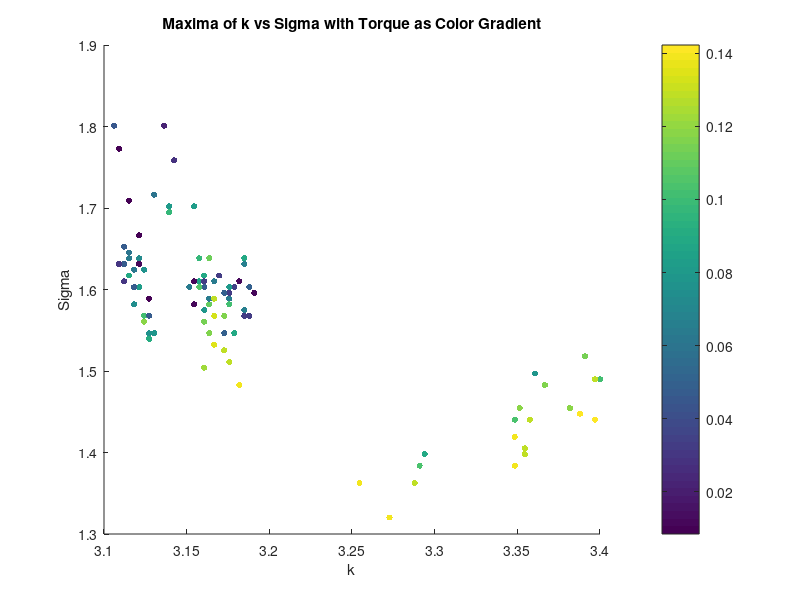

Source code (MATLAB): (Note: this script raises an error after producing the figure.)
clear all;
close all;


%% Torque Analysis
load('maxima_data.mat');
scatter(maxima_k, maxima_sigma, 20, torque_values, 'filled');
xlabel('k');
ylabel('Sigma');
title('Maxima of k vs Sigma with Torque as Color Gradient');
%Lable the colorbar as Torque
cbar = colorbar;
cbar.Label.String = 'Torque';
cbar.Label.FontSize = 14;
cbar.FontSize = 14;
caxis([min(torque_values) max(torque_values)]);

grid on;
% K means clustering of torque into 10 clusters, taking mean of each cluster k, sigma and corr too
[cluster_idx, cluster_centers] = kmeans(torque_values', 10);
% Take the mean of each cluster
torque_means = zeros(10, 1);
sigma_means = zeros(10, 1);
sigma_stds = zeros(10, 1);
k_means = zeros(10, 1);
corr_means = zeros(10, 1);
for i = 1:10
    torque_means(i) = mean(torque_values(cluster_idx == i));
    sigma_means(i) = mean(maxima_sigma(cluster_idx == i));
    k_means(i) = mean(maxima_k(cluster_idx == i));
    corr_means(i) = mean(maxima_corr(cluster_idx == i));
    sigma_stds(i) = std(maxima_sigma(cluster_idx == i));
end
% Plot the clusters
figure;
scatter(k_means, sigma_means, 50, torque_means, 'filled');
xlabel('k');
ylabel('Sigma');
zlabel('Torque');
title('Clustered Maxima of k vs Sigma with Torque as Color Gradient');
colorbar;
grid on;
% Ensure data is sorted for polyfit
[sigma_sorted, sort_idx] = sort(maxima_sigma);
torque_sorted = torque_values(sort_idx);
% Display correlation between torque and sigma
disp('Correlation between Torque and Sigma:');
disp(corr(torque_sorted', sigma_sorted'));
% Display correlation between torque and sigma^2
disp('Correlation between Torque and Sigma^2:');
disp(corr(torque_sorted', sigma_sorted'.^2));
% Polyfit for sigma vs torque (order 1 and 2)
p1_sigma = polyfit(sigma_sorted, torque_sorted, 1);
% Calculate fitted values and normalized MSE for sigma vs torque
fitted_torque_p1_sigma = polyval(p1_sigma, sigma_sorted);
mse_p1_sigma = mean((torque_sorted - fitted_torque_p1_sigma).^2);
nmse_p1_sigma = mse_p1_sigma / var(torque_sorted);
% Display results for sigma vs torque
disp('Sigma vs Torque:');
disp(['Order 1 nMSE: ', num2str(nmse_p1_sigma)]);
%display correlation between torque and sigma
% Plot for sigma vs torque with polynomial fits (first instance)
figure;
scatter(sigma_sorted, torque_sorted, 50, 'filled','DisplayName', 'Data');
hold on;
plot(sigma_sorted, fitted_torque_p1_sigma, '-r', 'DisplayName', ...
    ['Order 1 Fit: y = ', num2str(p1_sigma(1)), 'x + ', num2str(p1_sigma(2)), ...
    ', nMSE = ', num2str(nmse_p1_sigma)]);
xlabel('Sigma');
ylabel('Torque');
title('Sigma vs Torque with Polynomial Fits');
grid on;

%Plot means of sigma as bar plot with variance as error bars
figure;
[sorted_sigma_means,idx] = sort(sigma_means);
sorted_sigma_stds = sigma_stds(idx);
bar(sorted_sigma_means.^2, 'FaceColor', [0.2 0.6 0.8], 'EdgeColor', 'k', 'LineWidth', 1.5);
% Set the x-ticks to the cluster indices
hold on;
errorbar(sorted_sigma_means.^2,sorted_sigma_stds, 'k.', 'LineWidth', 1.5);
ylim([1.95 2.85]);

xlabel('Torque Number');
ylabel('Mean Sigma^2');
% % Ensure data is sorted for polyfit
% [sigma_sorted, sort_idx] = sort(sigma_means);
% torque_sorted = torque_means(sort_idx);
% %Display correlation between torque and sigma
% disp('Correlation between Torque and Sigma:');
% disp(corr(torque_sorted, sigma_sorted));
% %Display correlation between torque and sigma^2
% disp('Correlation between Torque and Sigma^2:');
% disp(corr(torque_sorted, sigma_sorted.^2));
% % Polyfit for sigma vs torque (order 1 and 2)
% p1_sigma = polyfit(sigma_sorted, torque_sorted, 1);
% p2_sigma = polyfit(sigma_sorted, torque_sorted, 2);
% % Calculate zitted values and normalized MSE for sigma vs torque
% fitted_torque_p1_sigma = polyval(p1_sigma, sigma_sorted);
% fitted_torque_p2_sigma = polyval(p2_sigma, sigma_sorted);
% mse_p1_sigma = mean((torque_sorted - fitted_torque_p1_sigma).^2);
% mse_p2_sigma = mean((torque_sorted - fitted_torque_p2_sigma).^2);
% nmse_p1_sigma = mse_p1_sigma / var(torque_sorted);
% nmse_p2_sigma = mse_p2_sigma / var(torque_sorted);
% % Display results for sigma vs torque
% disp('Sigma vs Torque:');
% disp(['Order 1 nMSE: ', num2str(nmse_p1_sigma)]);
% disp(['Order 2 nMSE: ', num2str(nmse_p2_sigma)]);
% % Plot for sigma vs torque with polynomial fits (second instance)
% figure;
% scatter(sigma_sorted, torque_sorted, 50, 'filled', 'DisplayName', 'Data');
% hold on;
% % plot(sigma_sorted, fitted_torque_p1_sigma, '-r', 'DisplayName', ...
% %     ['Order 1 Fit: y = ', num2str(p1_sigma(1)), 'x + ', num2str(p1_sigma(2)), ...
% %     ', nMSE = ', num2str(nmse_p1_sigma)]);
% % plot(sigma_sorted, fitted_torque_p2_sigma, '--g', 'DisplayName', ...
% %     ['Order 2 Fit: y = ', num2str(p2_sigma(1)), 'x^2 + ', num2str(p2_sigma(2)), ...
% %     'x + ', num2str(p2_sigma(3)), ', nMSE = ', num2str(nmse_p2_sigma)]);
% xlabel('Sigma');
% ylabel('Torque');
% title('Sigma vs Torque with Polynomial Fits');
% grid on;



% %% Diameter Analysis
% % Saved as diameter_value, k_values(max_k_idx), sigma_values(max_sigma_idx), max_val
% load('maxima_data_Diam.mat');

% figure;
% scatter3(maxima_matrix(:, 2), maxima_matrix(:, 3), maxima_matrix(:, 1), 50, maxima_matrix(:, 1), 'filled'); 
% xlabel('k');
% ylabel('Sigma');
% zlabel('Diameter');
% title('Maxima of k vs Sigma with Diameter as Color Gradient');
% colorbar;
% grid on;

% % K vs d
% % Ensure data is sorted for polyfit
% [k_sorted, sort_idx] = sort(maxima_matrix(:, 2));
% d_sorted = maxima_matrix(sort_idx, 1);
% % Display correlation between d and k
% disp('Correlation between Diameter and k:');
% disp(corr(d_sorted, k_sorted));

% %plot for k vs diam with polynomial fits
% figure;
% scatter(k_sorted, d_sorted, 50, 'filled', 'DisplayName', 'Data');
% grid on;
% hold on;
% p1_k = polyfit(k_sorted, d_sorted, 1);
% fitted_d_p1_k = polyval(p1_k, k_sorted);
% mse_p1_k = mean((d_sorted - fitted_d_p1_k).^2);
% nmse_p1_k = mse_p1_k / var(d_sorted);
% disp('Diameter vs k:');
% disp(['Order 1 nMSE: ', num2str(nmse_p1_k)]);
% % plot(k_sorted, fitted_d_p1_k, '-r', 'DisplayName', ...
% %     ['Order 1 Fit: y = ', num2str(p1_k(1)), 'x + ', num2str(p1_k(2)), ...
% %     ', nMSE = ', num2str(nmse_p1_k)]);
% xlabel('k');
% ylabel('Diameter');
% title('k vs Diameter with Polynomial Fits');


% % Compute mean and std of sigma for each unique diameter
% unique_diameters = unique(maxima_matrix(:, 1));
% sigma_means_diameter = zeros(size(unique_diameters));
% sigma_stds_diameter = zeros(size(unique_diameters));

% for i = 1:length(unique_diameters)
%     sigma_values_for_diameter = maxima_matrix(maxima_matrix(:, 1) == unique_diameters(i), 3);
%     sigma_means_diameter(i) = mean(sigma_values_for_diameter);
%     sigma_stds_diameter(i) = std(sigma_values_for_diameter);
% end

% % Bar plot of mean sigma with error bars for each diameter
% figure;
% bar(unique_diameters, sigma_means_diameter, 'FaceColor', [0.2 0.6 0.8], 'EdgeColor', 'k', 'LineWidth', 1.5);
% hold on;
% errorbar(unique_diameters, sigma_means_diameter, sigma_stds_diameter, 'k.', 'LineWidth', 1.5);
% xlabel('Diameter');
% ylabel('Mean Sigma');
% title('Mean Sigma for Each Diameter with Error Bars');
% grid on;







